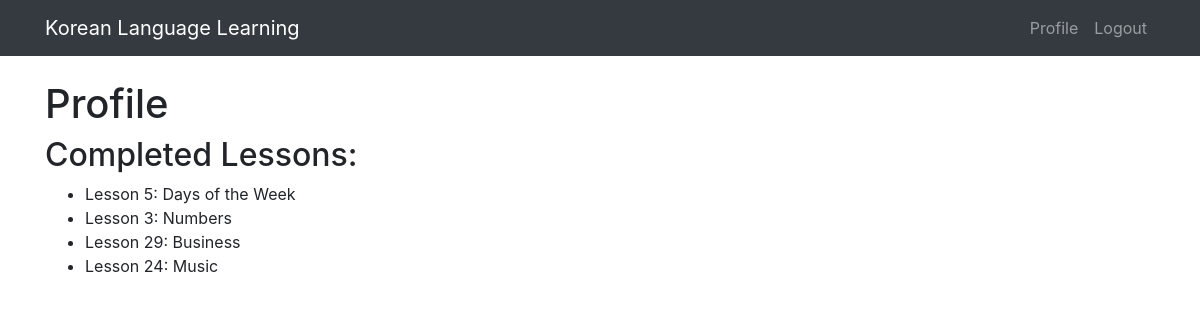
The app's page /profile (signed in) with its own data.
### models.py (models this page shows)
class Lesson(db.Model):
    id = db.Column(db.Integer, primary_key=True)
    title = db.Column(db.String(100), nullable=False)
    content = db.Column(db.Text, nullable=False)

### app.py (the view)
@app.route('/profile')
@login_required
def profile():
    completions = LessonCompletion.query.filter_by(user_id=current_user.id).all()
    completed_lessons = [Lesson.query.get(completion.lesson_id) for completion in completions]
    return render_template('profile.html', completed_lessons=completed_lessons)

### app.py (called while the page is built)
@login_manager.user_loader
def load_user(user_id):
    return User.query.get(int(user_id))

### templates/profile.html (shortened to what this page needs)
{% extends "base.html" %}
{% block content %}
    <h1>Profile</h1>
    {% if completed_lessons %}
        <h2>Completed Lessons:</h2>
        <ul>
            {% for lesson in completed_lessons %}
                <li>{{ lesson.title }}</li>
            {% endfor %}
        </ul>
    {% else %}
        <p>No lessons completed yet.</p>
    {% endif %}
{% endblock %}

### templates/base.html (style rules this page uses)
body { margin-top: 80px; }

### records on screen
Lesson: title "Lesson 5: Days of the Week"
Lesson: title "Lesson 3: Numbers"
Lesson: title "Lesson 29: Business"
Lesson: title "Lesson 24: Music"
